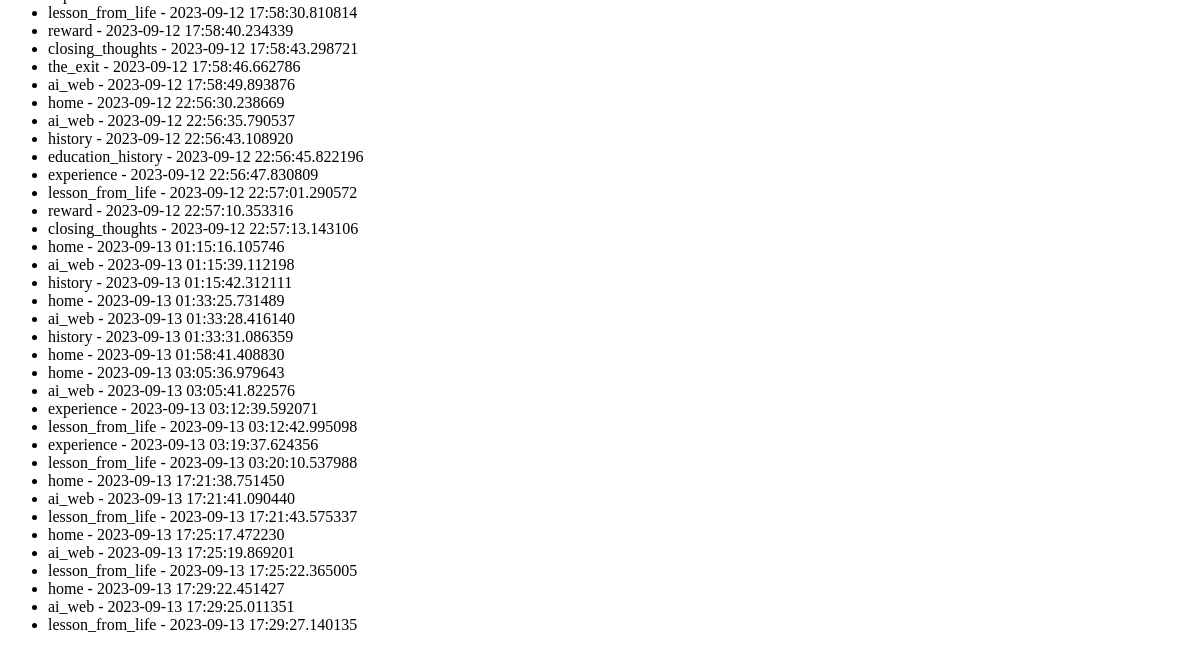
Before: /view_visits (lower part) with the older database file.
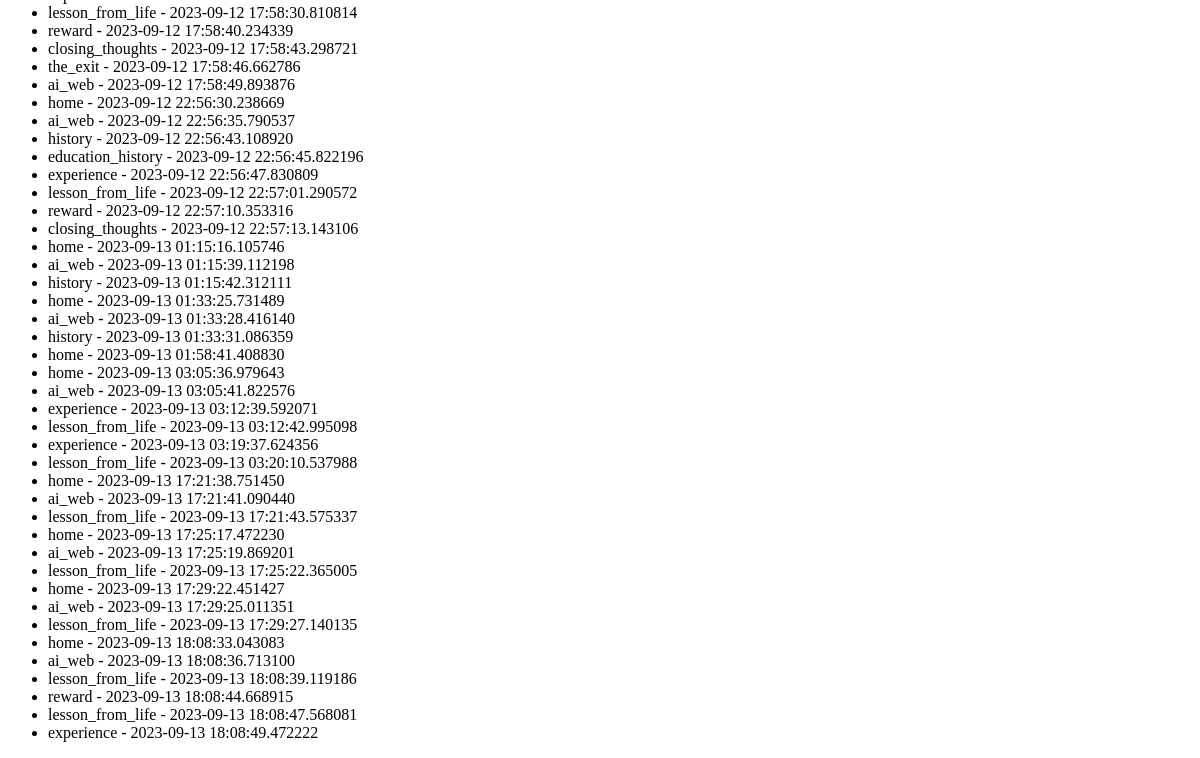
After: the same page with the newer database file.
### app.py (models this page shows)
class Visit(db.Model):
    id = db.Column(db.Integer, primary_key=True)
    timestamp = db.Column(db.DateTime, nullable=False, default=datetime.utcnow)
    page_name = db.Column(db.String(100), nullable=False)

### app.py (the view)
@app.route('/view_visits')
def view_visits():
    visits = Visit.query.all()
    return render_template('view_visits.html', visits=visits)

### templates/view_visits.html (shortened to what this page needs)
<!DOCTYPE html>
<html lang="en">
<head>
</head>
<body>
    <ul>
        {% for visit in visits %}
            <li>{{ visit.page_name }} - {{ visit.timestamp }}</li>
        {% endfor %}
    </ul>
</body>
</html>

Changed rows visible on the page:
added Visit: page_name "home", timestamp "2023-09-13 18:08:33.043083"
added Visit: page_name "ai_web", timestamp "2023-09-13 18:08:36.713100"
added Visit: page_name "lesson_from_life", timestamp "2023-09-13 18:08:39.119186"
added Visit: page_name "reward", timestamp "2023-09-13 18:08:44.668915"
added Visit: page_name "lesson_from_life", timestamp "2023-09-13 18:08:47.568081"
added Visit: page_name "experience", timestamp "2023-09-13 18:08:49.472222"
